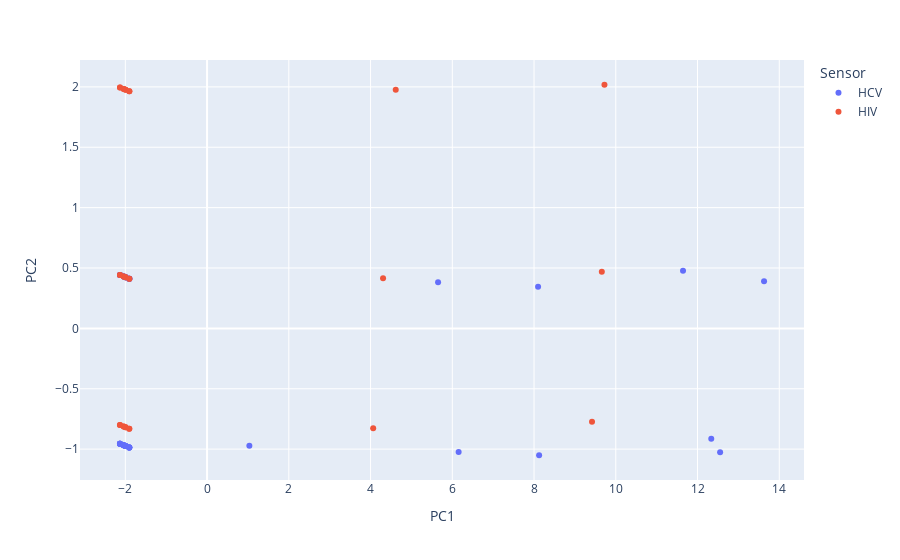

Write notebook code for a chart like this one.
### Code cell
# 4. Scores plot
# check API documentation for plotly.express https://plotly.com/python/3d-scatter-plots

import plotly.express as px

fig = px.scatter(df_scores, x='PC1', y='PC2', color='Sensor')
fig.show()

### Figure 1 — Plotly figure (JSON) as saved in the notebook; plotly's stock layout.template omitted (floating-point values rounded to 4 significant figures)
{"data": [{"hovertemplate": "Sensor=HCV<br>PC1=%{x}<br>PC2=%{y}<extra></extra>", "legendgroup": "HCV", "marker": {"color": "#636efa", "symbol": "circle"}, "mode": "markers", "name": "HCV", "orientation": "v", "showlegend": true, "type": "scatter", "x": [-2.131, -2.131, -2.131, -2.131, -2.131, -2.131, -2.131, -2.131, -2.131, -2.04, -2.04, -2.039, -2.04, -2.039, -2.04, -2.039, -2.04, -2.039, -1.995, -1.995, -1.994, -1.995, -1.994, -1.995, -1.994, -1.995, -1.994, 1.035, 12.34, 11.65, 6.155, 5.652, 12.55, 13.63, 8.124, 8.099, -1.903, -1.903, -1.903, -1.903, -1.903, -1.903, -1.903, -1.903, -1.903], "xaxis": "x", "y": [-0.9555, -0.9555, 0.4416, -0.9555, 0.4416, -0.9555, 0.4416, -0.9555, 0.4416, -0.9678, -0.9678, 0.4293, -0.9678, 0.4293, -0.9678, 0.4293, -0.9678, 0.4293, -0.974, -0.974, 0.4231, -0.974, 0.4231, -0.974, 0.4231, -0.974, 0.4231, -0.9725, -0.9149, 0.4777, -1.024, 0.3829, -1.026, 0.3895, -1.051, 0.3457, -0.9864, -0.9864, 0.4108, -0.9864, 0.4108, -0.9864, 0.4108, -0.9864, 0.4108], "yaxis": "y"}, {"hovertemplate": "Sensor=HIV<br>PC1=%{x}<br>PC2=%{y}<extra></extra>", "legendgroup": "HIV", "marker": {"color": "#EF553B", "symbol": "circle"}, "mode": "markers", "name": "HIV", "orientation": "v", "showlegend": true, "type": "scatter", "x": [-2.131, -2.131, -2.13, -2.131, -2.131, -2.13, -2.04, -2.039, -2.039, -2.04, -2.039, -2.039, -1.995, -1.994, -1.993, -1.995, -1.994, -1.993, 4.064, 4.306, 4.616, 9.419, 9.658, 9.723, -1.903, -1.903, -1.902, -1.903, -1.903, -1.902], "xaxis": "x", "y": [-0.8003, 0.4416, 1.994, -0.8003, 0.4416, 1.994, -0.8126, 0.4293, 1.982, -0.8126, 0.4293, 1.982, -0.8188, 0.4231, 1.975, -0.8188, 0.4231, 1.975, -0.8266, 0.4151, 1.976, -0.7726, 0.4695, 2.018, -0.8311, 0.4108, 1.963, -0.8311, 0.4108, 1.963], "yaxis": "y"}], "layout": {"legend": {"title": {"text": "Sensor"}, "tracegroupgap": 0}, "margin": {"t": 60}, "xaxis": {"anchor": "y", "domain": [0, 1], "title": {"text": "PC1"}}, "yaxis": {"anchor": "x", "domain": [0, 1], "title": {"text": "PC2"}}}}
